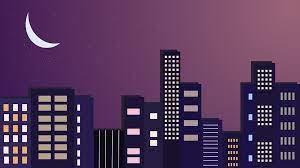
#> input picture Experiment 08/building2.jpg, 300 x 168 px
$ jupyter execute --allow-errors Exp8.ipynb
#> lines starting #> are read from the running program, lines starting #| are printed output that depends on the picture; after the words box and inside, x2 and y2 are one past the last pixel; in counts of white or black regions, pixels touching at a corner belong together
[cell 1]
#Import necessary packages
import numpy as np
import matplotlib.pyplot as plt
import cv2

[cell 2]
#Read the image
ot = cv2.imread("building2.jpg",0)
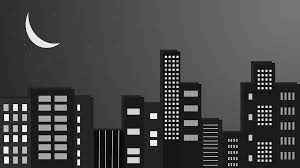
#> ot: shape (168, 300); min 0, max 255, mean 70
plt.axis('off')
#> (the rest of this cell did not finish here and is left out)

[cell 3]
# Read image and convert it to grayscale image
image = cv2.imread("building2.jpg",0)
img = cv2.GaussianBlur(image,(3,3),0)
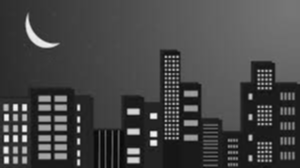
#> img: shape (168, 300); min 8, max 244, mean 70

plt.axis('off')
plt.imshow(img)
plt.show()

[cell 4]
# Find the edges in the image using canny detector and display
edge = cv2.Canny(img,50,50)
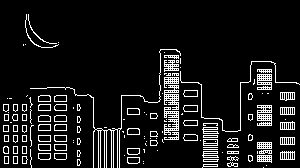
#> edge: shape (168, 300); 9.5% white in thin lines or dots
plt.imshow(edge,cmap='gray')
plt.title('Edge Image')
plt.xticks([])
plt.yticks([])
plt.show()

[cell 5]
#Detect the points that form the line
lines=cv2.HoughLinesP(edge,1,np.pi/180, threshold=80, minLineLength=40,maxLineGap=250)
#> lines = [[4, 153, 294, 153], [30, 134, 294, 143], [4, 159, 294, 159], [22, 131, 294, 122], [3, 152, 294, 111], [3, 148, 294, 127], [4, 157, 294, 157], [30, 88, 275, 80], [3, 151, 271, 146], [4, 116, 290, 111], [3, 106, 282, 82]]

[cell 6]
# Draw lines on the image
for line in lines:
    x1,y1,x2,y2 = line[0]
    cv2.line(edge,(x1,y1),(x2,y2),(255,0,255),3)
#> this loop made 11 passes
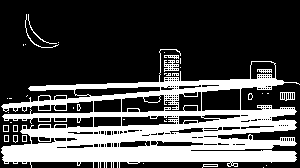
#> edge: shape (168, 300); 29.7% white; 40 white regions (27 under 20 px), largest, box (x1, y1, x2, y2) and area: (1, 49, 300, 168) 14328, (164, 60, 179, 72) 105, (280, 92, 295, 101) 79
